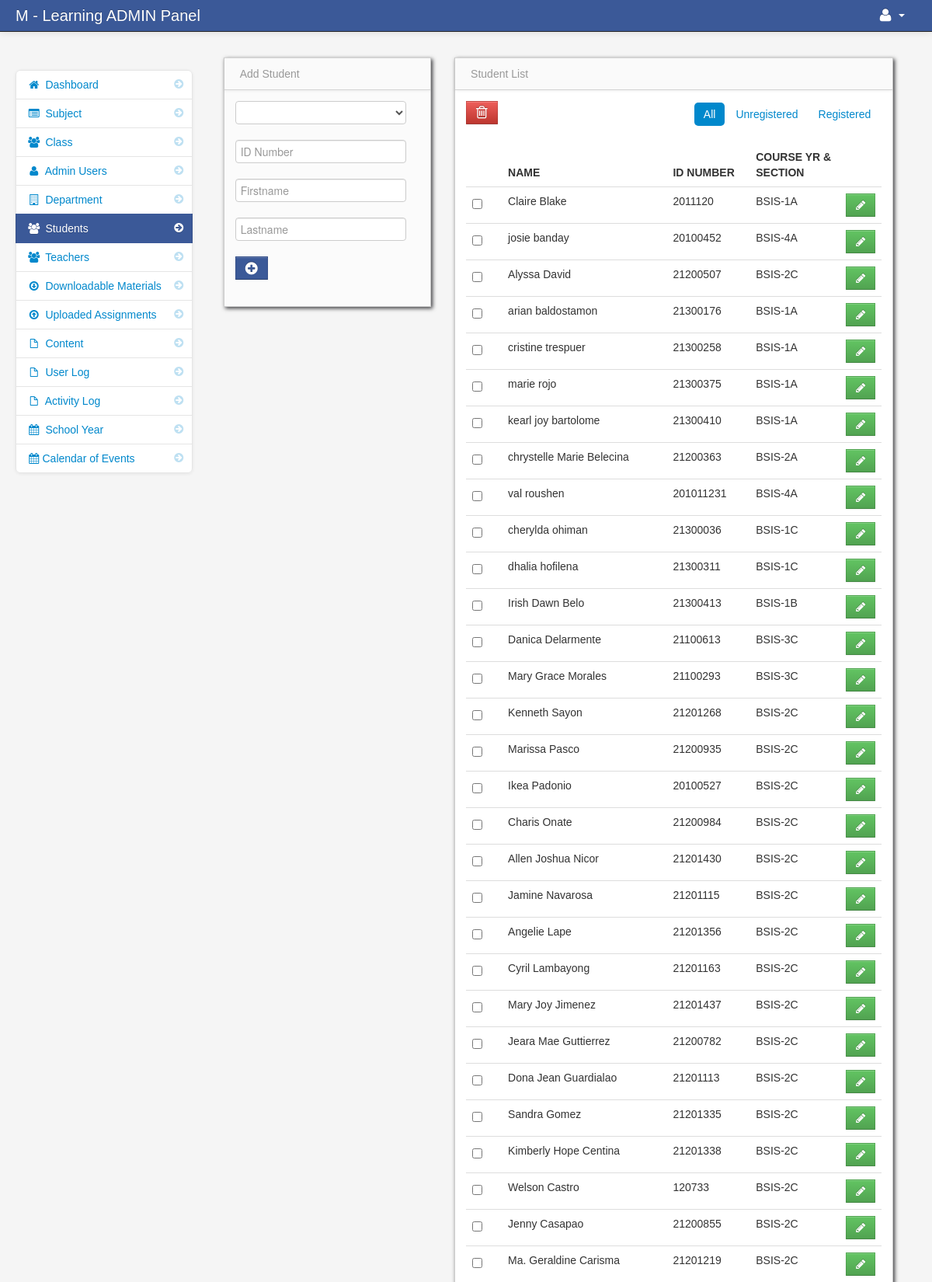
/admin/students.php (signed in, upper part), run on the app's committed database.
### tables this page shows
CREATE TABLE `student` (
  `student_id` int(11) NOT NULL,
  `firstname` varchar(100) NOT NULL,
  `lastname` varchar(100) NOT NULL,
  `class_id` int(11) NOT NULL,
  `username` varchar(100) NOT NULL,
  `password` varchar(100) NOT NULL,
  `location` varchar(100) NOT NULL,
  `status` varchar(100) NOT NULL
);

CREATE TABLE `class` (
  `class_id` int(11) NOT NULL,
  `class_name` varchar(100) NOT NULL
);

### admin/student_table.php (the view, shortened to what this page needs)
<?php include('dbcon.php'); ?>
<form action="delete_student.php" method="post">
<table cellpadding="0" cellspacing="0" border="0" class="table" id="example">
<a data-toggle="modal" href="#student_delete" id="delete"  class="btn btn-danger" name=""><i class="icon-trash icon-large"></i></a>
<div class="pull-right">
		    <ul class="nav nav-pills">
			<li class="active">
				<a href="students.php">All</a>
			</li>
			<li class="">
				<a href="unreg_students.php">Unregistered</a>
			</li>
			<li class="">
			<a href="reg_students.php">Registered</a>
			</li>
			</ul>
</div>
	<thead>
	<tr>
				<th></th>
				<th>Name</th>
				<th>ID Number</th>
				<th>Course Yr & Section</th>
				<th></th>
	</tr>
	</thead>
	<tbody>
	<?php
$query = mysqli_query($conn,"select * from student LEFT JOIN class ON student.class_id = class.class_id ORDER BY student.student_id DESC") or die(mysqli_error());
while ($row = mysqli_fetch_array($query)) {
	$id = $row['student_id'];
	?>
	<tr>
	<td width="30">
	<input id="optionsCheckbox" class="uniform_on" name="selector[]" type="checkbox" value="<?php echo $id; ?>">
	</td>
	<td><?php echo $row['firstname'] . " " . $row['lastname']; ?></td>
	<td><?php echo $row['username']; ?></td>
	<td width="100"><?php echo $row['class_name']; ?></td>
	<td width="30"><a href="edit_student.php<?php echo '?id='.$id; ?>" class="btn btn-success"><i class="icon-pencil"></i> </a></td>
	</tr>
<?php } ?>
	</tbody>
</table>
</form>

### admin/assets/styles.css (style rules this page uses)
body { padding-top: 60px; padding-bottom: 40px; background-color: #f5f5f5; }

### data on the page
student: firstname "Claire", lastname "Blake", username "2011120", class.class_name "BSIS-1A"
student: firstname "josie", lastname "banday", username "20100452", class.class_name "BSIS-4A"
student: firstname "Alyssa", lastname "David", username "21200507", class.class_name "BSIS-2C"
student: firstname "arian", lastname "baldostamon", username "21300176", class.class_name "BSIS-1A"
student: firstname "cristine", lastname "trespuer", username "21300258", class.class_name "BSIS-1A"
student: firstname "marie", lastname "rojo", username "21300375", class.class_name "BSIS-1A"
student: firstname "kearl joy", lastname "bartolome", username "21300410", class.class_name "BSIS-1A"
student: firstname "chrystelle Marie", lastname "Belecina", username "21200363", class.class_name "BSIS-2A"
student: firstname "val", lastname "roushen", username "201011231", class.class_name "BSIS-4A"
student: firstname "cherylda", lastname "ohiman", username "21300036", class.class_name "BSIS-1C"
student: firstname "dhalia", lastname "hofilena", username "21300311", class.class_name "BSIS-1C"
student: firstname "Irish Dawn", lastname "Belo", username "21300413", class.class_name "BSIS-1B"
student: firstname "Danica", lastname "Delarmente", username "21100613", class.class_name "BSIS-3C"
student: firstname "Mary Grace", lastname "Morales", username "21100293", class.class_name "BSIS-3C"
student: firstname "Kenneth", lastname "Sayon", username "21201268", class.class_name "BSIS-2C"
student: firstname "Marissa", lastname "Pasco", username "21200935", class.class_name "BSIS-2C"
student: firstname "Ikea", lastname "Padonio", username "20100527", class.class_name "BSIS-2C"
student: firstname "Charis", lastname "Onate", username "21200984", class.class_name "BSIS-2C"
student: firstname "Allen Joshua", lastname "Nicor", username "21201430", class.class_name "BSIS-2C"
student: firstname "Jamine", lastname "Navarosa", username "21201115", class.class_name "BSIS-2C"
student: firstname "Angelie", lastname "Lape", username "21201356", class.class_name "BSIS-2C"
student: firstname "Cyril", lastname "Lambayong", username "21201163", class.class_name "BSIS-2C"
student: firstname "Mary Joy", lastname "Jimenez", username "21201437", class.class_name "BSIS-2C"
student: firstname "Jeara Mae", lastname "Guttierrez", username "21200782", class.class_name "BSIS-2C"
student: firstname "Dona Jean", lastname "Guardialao", username "21201113", class.class_name "BSIS-2C"
student: firstname "Sandra", lastname "Gomez", username "21201335", class.class_name "BSIS-2C"
student: firstname "Kimberly Hope", lastname "Centina", username "21201338", class.class_name "BSIS-2C"
student: firstname "Welson", lastname "Castro", username "120733", class.class_name "BSIS-2C"
student: firstname "Jenny", lastname "Casapao", username "21200855", class.class_name "BSIS-2C"
student: firstname "Ma. Geraldine", lastname "Carisma", username "21201219", class.class_name "BSIS-2C"
